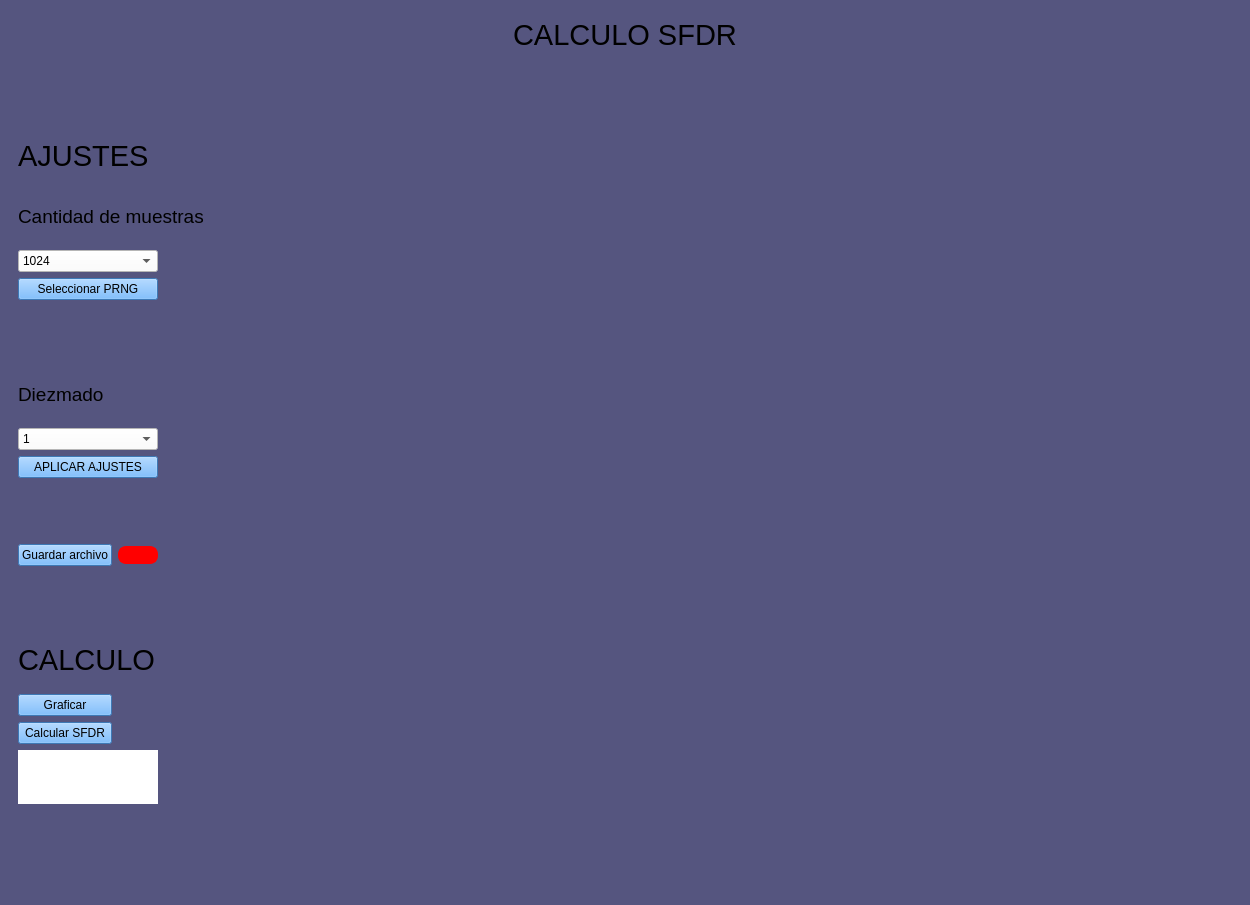
<?xml version="1.0" encoding="UTF-8"?>
<ui version="4.0">
 <class>MainWindow</class>
 <widget class="QMainWindow" name="MainWindow">
  <property name="geometry">
   <rect>
    <x>0</x>
    <y>0</y>
    <width>1250</width>
    <height>905</height>
   </rect>
  </property>
  <property name="sizePolicy">
   <sizepolicy hsizetype="Preferred" vsizetype="Preferred">
    <horstretch>0</horstretch>
    <verstretch>0</verstretch>
   </sizepolicy>
  </property>
  <property name="windowTitle">
   <string>MainWindow</string>
  </property>
  <property name="styleSheet">
   <string notr="true">background-color: rgb(85, 85, 127);</string>
  </property>
  <widget class="QWidget" name="centralwidget">
   <layout class="QGridLayout" name="gridLayout">
    <item row="0" column="0" colspan="2" alignment="Qt::AlignHCenter">
     <widget class="QWidget" name="widget_3" native="true">
      <property name="sizePolicy">
       <sizepolicy hsizetype="Preferred" vsizetype="Fixed">
        <horstretch>0</horstretch>
        <verstretch>0</verstretch>
       </sizepolicy>
      </property>
      <property name="styleSheet">
       <string notr="true">color: rgb(0, 0, 0);

</string>
      </property>
      <layout class="QGridLayout" name="gridLayout_5">
       <item row="0" column="0" alignment="Qt::AlignVCenter">
        <widget class="QLabel" name="label">
         <property name="sizePolicy">
          <sizepolicy hsizetype="Maximum" vsizetype="Fixed">
           <horstretch>0</horstretch>
           <verstretch>0</verstretch>
          </sizepolicy>
         </property>
         <property name="text">
          <string>&lt;html&gt;&lt;head/&gt;&lt;body&gt;&lt;p&gt;&lt;span style=&quot; font-size:22pt;&quot;&gt;CALCULO SFDR&lt;/span&gt;&lt;br/&gt;&lt;/p&gt;&lt;p&gt;&lt;br/&gt;&lt;/p&gt;&lt;/body&gt;&lt;/html&gt;</string>
         </property>
         <property name="scaledContents">
          <bool>false</bool>
         </property>
         <property name="indent">
          <number>-1</number>
         </property>
        </widget>
       </item>
      </layout>
     </widget>
    </item>
    <item row="1" column="0" rowspan="2">
     <widget class="QWidget" name="widget_4" native="true">
      <property name="sizePolicy">
       <sizepolicy hsizetype="Fixed" vsizetype="Preferred">
        <horstretch>0</horstretch>
        <verstretch>0</verstretch>
       </sizepolicy>
      </property>
      <property name="styleSheet">
       <string notr="true">background-color: rgb(85, 85, 127);</string>
      </property>
      <layout class="QGridLayout" name="gridLayout_4">
       <item row="0" column="0" colspan="2">
        <widget class="QLabel" name="label_2">
         <property name="text">
          <string>&lt;html&gt;&lt;head/&gt;&lt;body&gt;&lt;p&gt;&lt;span style=&quot; font-size:22pt;&quot;&gt;AJUSTES&lt;/span&gt;&lt;/p&gt;&lt;/body&gt;&lt;/html&gt;</string>
         </property>
        </widget>
       </item>
       <item row="1" column="0" colspan="3">
        <widget class="QLabel" name="label_3">
         <property name="text">
          <string>&lt;html&gt;&lt;head/&gt;&lt;body&gt;&lt;p&gt;&lt;span style=&quot; font-size:14pt;&quot;&gt;Cantidad de muestras&lt;/span&gt;&lt;/p&gt;&lt;/body&gt;&lt;/html&gt;</string>
         </property>
        </widget>
       </item>
       <item row="2" column="0" colspan="2">
        <widget class="QComboBox" name="comboBox_muestras">
         <property name="styleSheet">
          <string notr="true">background-color: rgb(255, 255, 255);</string>
         </property>
         <item>
          <property name="text">
           <string>1024</string>
          </property>
         </item>
         <item>
          <property name="text">
           <string>16384</string>
          </property>
         </item>
         <item>
          <property name="text">
           <string>65536</string>
          </property>
         </item>
         <item>
          <property name="text">
           <string>262144</string>
          </property>
         </item>
         <item>
          <property name="text">
           <string>524288</string>
          </property>
         </item>
        </widget>
       </item>
       <item row="3" column="0" colspan="2">
        <widget class="QPushButton" name="seleccionarprng">
         <property name="styleSheet">
          <string notr="true">background-color: rgb(85, 170, 255);</string>
         </property>
         <property name="text">
          <string>Seleccionar PRNG</string>
         </property>
        </widget>
       </item>
       <item row="4" column="0" colspan="3">
        <widget class="QLabel" name="label_5">
         <property name="text">
          <string/>
         </property>
        </widget>
       </item>
       <item row="5" column="0" colspan="2">
        <widget class="QLabel" name="label_4">
         <property name="toolTip">
          <string>&lt;html&gt;&lt;head/&gt;&lt;body&gt;&lt;p&gt;Diezmado&lt;/p&gt;&lt;/body&gt;&lt;/html&gt;</string>
         </property>
         <property name="text">
          <string>&lt;html&gt;&lt;head/&gt;&lt;body&gt;&lt;p&gt;&lt;span style=&quot; font-size:14pt;&quot;&gt;Diezmado&lt;/span&gt;&lt;/p&gt;&lt;/body&gt;&lt;/html&gt;</string>
         </property>
        </widget>
       </item>
       <item row="6" column="0" colspan="2">
        <widget class="QComboBox" name="comboBox_frecuencia">
         <property name="styleSheet">
          <string notr="true">background-color: rgb(255, 255, 255);</string>
         </property>
         <item>
          <property name="text">
           <string>1</string>
          </property>
         </item>
         <item>
          <property name="text">
           <string>2</string>
          </property>
         </item>
         <item>
          <property name="text">
           <string>4</string>
          </property>
         </item>
         <item>
          <property name="text">
           <string>8</string>
          </property>
         </item>
        </widget>
       </item>
       <item row="7" column="0" colspan="2">
        <widget class="QPushButton" name="aplicarajustes">
         <property name="styleSheet">
          <string notr="true">background-color: rgb(85, 170, 255);
selection-background-color: rgb(0, 0, 0);
selection-color: rgb(0, 0, 0);
gridline-color: rgb(0, 0, 0);
border-top-color: rgb(0, 0, 0);</string>
         </property>
         <property name="text">
          <string>APLICAR AJUSTES</string>
         </property>
        </widget>
       </item>
       <item row="8" column="0" colspan="3">
        <widget class="QLabel" name="label_6">
         <property name="text">
          <string/>
         </property>
        </widget>
       </item>
       <item row="9" column="0">
        <widget class="QPushButton" name="guardararchivo">
         <property name="styleSheet">
          <string notr="true">background-color: rgb(85, 170, 255);</string>
         </property>
         <property name="text">
          <string>Guardar archivo</string>
         </property>
        </widget>
       </item>
       <item row="10" column="0" colspan="2">
        <widget class="QLabel" name="label_8">
         <property name="text">
          <string/>
         </property>
        </widget>
       </item>
       <item row="11" column="0" colspan="2">
        <widget class="QLabel" name="label_7">
         <property name="text">
          <string>&lt;html&gt;&lt;head/&gt;&lt;body&gt;&lt;p&gt;&lt;span style=&quot; font-size:22pt;&quot;&gt;CALCULO&lt;/span&gt;&lt;/p&gt;&lt;/body&gt;&lt;/html&gt;</string>
         </property>
        </widget>
       </item>
       <item row="12" column="0">
        <widget class="QPushButton" name="graficarycalcular">
         <property name="styleSheet">
          <string notr="true">background-color: rgb(85, 170, 255);</string>
         </property>
         <property name="text">
          <string>Graficar</string>
         </property>
        </widget>
       </item>
       <item row="13" column="0">
        <widget class="QPushButton" name="Calcular">
         <property name="styleSheet">
          <string notr="true">background-color: rgb(85, 170, 255);</string>
         </property>
         <property name="text">
          <string>Calcular SFDR</string>
         </property>
        </widget>
       </item>
       <item row="14" column="0" colspan="2">
        <widget class="QLabel" name="label_9">
         <property name="styleSheet">
          <string notr="true">background-color: rgb(255, 255, 255);</string>
         </property>
         <property name="text">
          <string/>
         </property>
        </widget>
       </item>
       <item row="15" column="0" colspan="3">
        <widget class="QLabel" name="label_10">
         <property name="text">
          <string/>
         </property>
        </widget>
       </item>
       <item row="9" column="1">
        <widget class="QPushButton" name="pushButton">
         <property name="styleSheet">
          <string notr="true">QPushButton {
    border-radius: 8px;
    background-color: red; /* Puedes cambiar el color de fondo a rojo o verde */
    border:2px solid red; /* Esto es opcional, pero añade un borde visible */
}</string>
         </property>
         <property name="text">
          <string/>
         </property>
        </widget>
       </item>
      </layout>
     </widget>
    </item>
    <item row="1" column="1">
     <widget class="QWidget" name="widget" native="true">
      <property name="styleSheet">
       <string notr="true">background-color: rgb(85, 85, 127);</string>
      </property>
      <layout class="QGridLayout" name="gridLayout_2">
       <item row="0" column="0">
        <layout class="QVBoxLayout" name="verticalLayout"/>
       </item>
      </layout>
     </widget>
    </item>
    <item row="2" column="1">
     <widget class="QWidget" name="widget_2" native="true">
      <property name="styleSheet">
       <string notr="true">background-color: rgb(85, 85, 127);</string>
      </property>
      <layout class="QGridLayout" name="gridLayout_3">
       <item row="0" column="0">
        <layout class="QVBoxLayout" name="verticalLayout_2"/>
       </item>
      </layout>
     </widget>
    </item>
   </layout>
  </widget>
  <widget class="QStatusBar" name="statusbar"/>
 </widget>
 <resources/>
 <connections/>
</ui>
